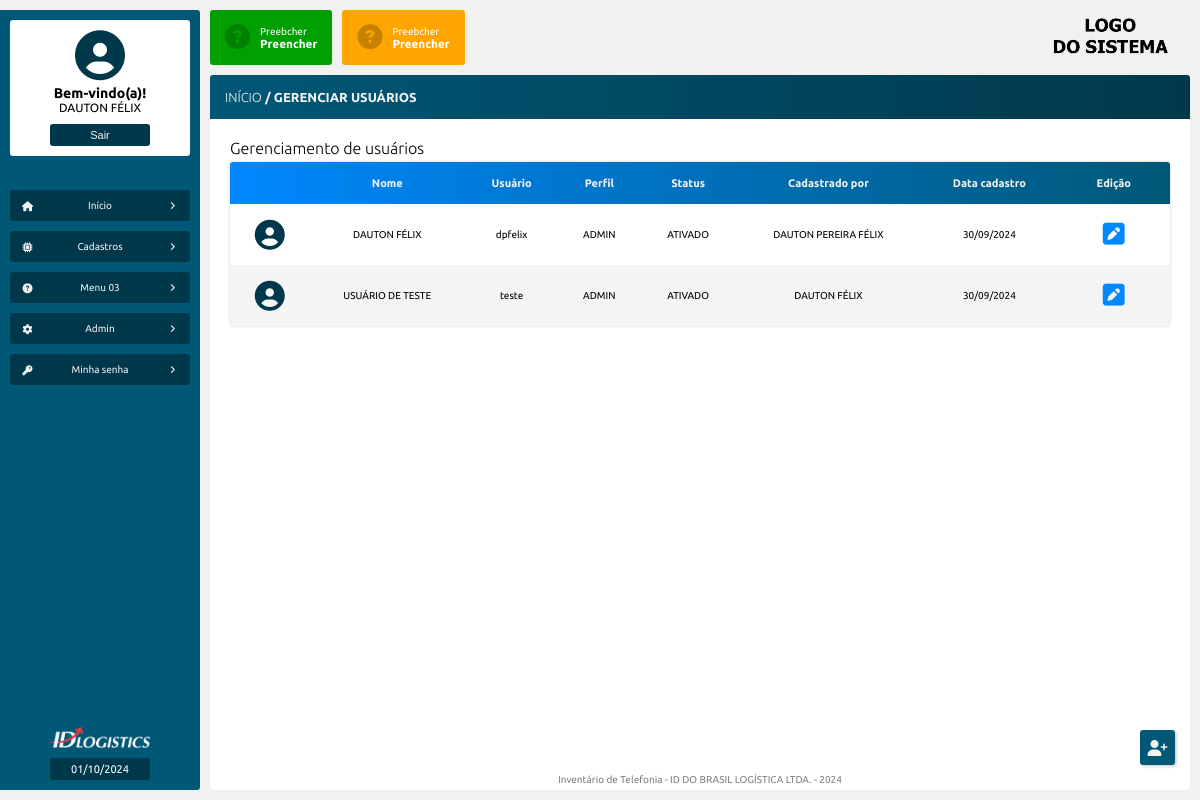
/gerenciar_usuarios.php (signed in), run on the app's committed database.
### tables this page shows
CREATE TABLE `tb_usuarios` (
  `id_usuario` int NOT NULL AUTO_INCREMENT,
  `nome` varchar(100) DEFAULT NULL,
  `matricula` varchar(10) DEFAULT NULL,
  `unidade` varchar(100) DEFAULT NULL,
  `cargo` varchar(100) DEFAULT NULL,
  `perfil` varchar(45) DEFAULT NULL,
  `usuario` varchar(100) DEFAULT NULL,
  `senha` varchar(256) DEFAULT NULL,
  `status` varchar(45) DEFAULT NULL,
  `senha_primeiro_acesso` varchar(45) DEFAULT NULL,
  `data_cadastro` timestamp NULL DEFAULT CURRENT_TIMESTAMP,
  `cadastrado_por` varchar(45) DEFAULT NULL,
  PRIMARY KEY (`id_usuario`)
);

### src/model/Usuario.php (called while the page is built, shortened)
<?php
class Usuario
{
    public function __construct(private PDO $pdo)
    {
        $this->pdo = $pdo;
    }
    public function exibeUsuarios(): array
    {
        $sql = "SELECT *, DATE_FORMAT(data_cadastro, '%d/%m/%Y') AS data_cadastro FROM tb_usuarios";
        $stmt = $this->pdo->prepare($sql);
        $stmt->execute();
        return $stmt->fetchAll(PDO::FETCH_ASSOC);
    }
}

### gerenciar_usuarios.php (the view, shortened to what this page needs)
<?php
require_once "src/config/conexao_bd.php";
    $exibeUsuarios = new Usuario($pdo);
    $exibeTodosUsuarios = $exibeUsuarios->exibeUsuarios();
?>
<!DOCTYPE html>
<html>
<head>
    <?php
        require_once "src/views/layout/head.php";
    ?>
</head>
<body>
    <main class="corpo">
        <?php
            require_once "src/views/layout/menu_lateral.php";
        ?>
        <section class="principal">
            <?php
                require_once "src/views/layout/cabecalho.php";
            ?>
            <article class="conteudo">
                <header class="conteudo-cabecalho">
                    <h3><a href="inicio.php">INÍCIO</a> / GERENCIAR USUÁRIOS</h3>
                </header>
                <section class="conteudo-center">
                    <h1>Gerenciamento de usuários</h1>
                    <table>
                        <thead>
                            <tr>
                                <td></td>
                                <td>Nome</td>
                                <td>Usuário</td>
                                <td>Perfil</td>
                                <td>Status</td>
                                <td>Cadastrado por</td>
                                <td>Data cadastro</td>
                                <td>Edição</td>
                            </tr>
                        </thead>
                        <tbody>
                            <?php foreach($exibeTodosUsuarios as $exibeUsuarios) : ?>
                            <tr>
                                <td>
                                    <?php
                                        if(empty($exibeUsuarios['foto_perfil']))
                                        {
                                            echo "<i class='fa-solid fa-circle-user'></i>";
                                        } else {
                                            echo "<img src='$exibeUsuarios[foto_perfil]' id='table-foto-perfil'>";
                                        }
                                    ?>
                                </td>
                                <td><?= htmlentities($exibeUsuarios['nome']) ?></td>
                                <td><?= htmlentities($exibeUsuarios['usuario']) ?></td>
                                <td><?= htmlentities($exibeUsuarios['perfil']) ?></td>
                                <td><?= htmlentities($exibeUsuarios['status']) ?></td>
                                <td><?= htmlentities($exibeUsuarios['cadastrado_por']) ?></td>
                                <td><?= htmlentities($exibeUsuarios['data_cadastro']) ?></td>
                                <td id="acoes">
                                    <form>
                                        <button type="button" id="table-form-btn-editar"><a href="editar_usuario.php?id_usuario=<?= $exibeUsuarios['id_usuario'] ?>" title="Editar esse usuário"><i class="fa-solid fa-square-pen"></i></a></button>
                                    </form>
                                </td>
                            </tr>
                            <?php endforeach ?>
                        </tbody>
                    </table>
                </section>
                <?php
                    require_once "src/views/layout/rodape.php";
                ?>
            </article>
        </section>
    </main>
    <div class="btns-atalhos">
        <a href="cadastrar_usuario.php"><button id="btn-atalho" title="Cadastrar um novo usuário">
            <i class="fa-solid fa-user-plus"></i>
        </button></a>
    </div>
</body>
</html>

### css/style.css (style rules this page uses)
:root { --primary-color: #0088ff; --secundary-color: #005876; --terciary-color: #00384b; --white-color: #f1f1f1; --primary-shadow: 0 0 .5em #808080 }
* { padding: 0; margin: 0; box-sizing: border-box; }
a { text-decoration: none; }
body { font-family: 'Playpen Sans', cursive; font-family: 'Ubuntu', sans-serif; background: var(--white-color); }
.corpo { width: 100%; height: 100%; padding: 10px 10px 10px 0; position: absolute; display: flex; }
.principal { width: 100%; height: 100%; display: flex; flex-direction: column; }
.conteudo { width: 100%; height: 100%; position: relative; display: flex; flex-direction: column; align-items: center; overflow: hidden; background: #ffffff; border-radius: 3px; }
.conteudo-cabecalho { width: 100%; margin-bottom: 10px; padding: 15px; display: flex; justify-content: space-between; align-items: center; background: linear-gradient(to right, var(--secundary-color), var(--terciary-color)); color: var(--white-color); }
.conteudo-cabecalho h3 { font-size: 13px; font-weight: bold; }
.conteudo-cabecalho a { color: var(--white-color); font-weight: 300; }
.conteudo-center { width: 100%; height: 100%; padding: 10px 20px 20px 20px; display: flex; align-content: baseline; align-items: center; flex-direction: column; overflow: scroll; }
.conteudo-center h1 { width: 100%; font-size: 16px; font-weight: 100; }
.btns-atalhos { position: fixed; bottom: 35px; right: 25px; display: flex; flex-direction: column; gap: 10px 0; z-index: 4; }
#btn-atalho { width: 35px; height: 35px; display: flex; align-items: center; justify-content: center; border: none; border-radius: 3px; background: var(--secundary-color); box-shadow: .1em .1em .2em #cdcdcd; font-size: 16px; color: var(--white-color); cursor: pointer; transition: .1s; }

### css/form.css (style rules this page uses)
form { width: 100%; height: fit-content; margin: 13px auto; padding: 60px 30px 30px 30px; position: relative; display: flex; flex-direction: column; border-radius: 3px; box-shadow: 0 0 1em #cdcdcd; background:#fff; font-size: 10px; }
form button, #btn-finaliza-inv { width: 70px; padding: 5px; background: var(--secundary-color); color: var(--white-color); border: 2px solid var(--secundary-color); border-radius: 2px; font-size: 10px; text-align: center; cursor: pointer; }

### css/table.css (style rules this page uses)
table { width: 100%; margin: 5px auto; font-size: 10px; background: #ffffff; box-shadow: 0 0 .3em #cdcdcd; border-radius: 3px; border-collapse: collapse; text-align: center; overflow: auto; }
table tr td { padding: 15px; }
table thead { position: sticky; top: -10px; color: var(--white-color); font-weight: bold; background: linear-gradient(to right, var(--primary-color), var(--secundary-color)); z-index: 1; }
table thead td:first-child { border-radius: 3px 0 0 0; }
table thead td:last-child { border-radius: 0 3px 0 0; }
table thead td { font-size: 11px; }
tbody tr:nth-child(even) { background: #f4f4f4; }
table form { width: fit-content; padding: 0; margin: 0 10px; border: 0; box-shadow: none; background: transparent; }
table tr #acoes { display: flex; align-items: center; justify-content: center; }
table form button { width: fit-content; margin: 0; padding: 0; background: transparent; cursor: pointer; }
table button { width: 70px; padding: 5px; border: none; border-radius: 3px; background: var(--secundary-color); color: #fff; font-size: 10px; transition: background .1s; cursor: pointer; }
table form button i { width: 35px; padding: 3px; margin: 0; color: #008000; font-size: 25px; transition: .2s; }
#table-form-btn-editar i { color: var(--primary-color); }
table .fa-circle-user { font-size: 30px; color: var(--terciary-color); }

### data on the page
tb_usuarios: nome "DAUTON FÉLIX", usuario "dpfelix", perfil "ADMIN", status "ATIVADO", cadastrado_por "DAUTON PEREIRA FÉLIX", data_cadastro "30/09/2024"
tb_usuarios: nome "USUÁRIO DE TESTE", usuario "teste", perfil "ADMIN", status "ATIVADO", cadastrado_por "DAUTON FÉLIX", data_cadastro "30/09/2024"

### other printed values
$_SESSION['nome'] "DAUTON FÉLIX"
exibeDataAtual() "01/10/2024"
